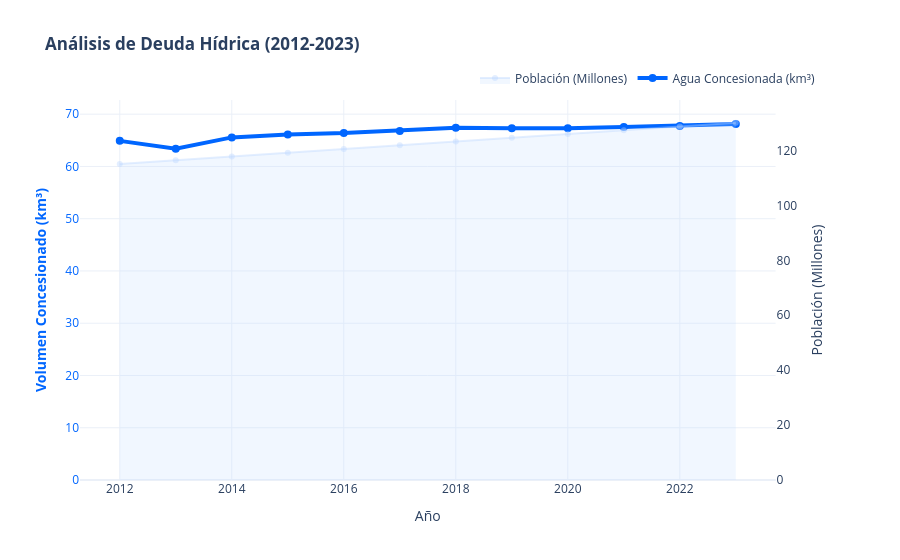

This figure's notebook cell:
### Code cell
# Poblacion vs concesiones
# NOTA: Se uso proyeccion de datos para las poblaciones porque el inegi solo cuenta con informacion del 210 y 2020
# 1. CARGA DE DATOS DE AGUA (6.4.2)
path_agua = '../datos/6N.2.1_es/conjunto_de_datos/6n.2.1_dc_1215_es.csv'
df_ind = pd.read_csv(path_agua, encoding='latin1', sep=None, engine='python')
df_ind.columns = [c.strip() for c in df_ind.columns]
df_ind = df_ind.iloc[:, [0, 1]].dropna()
df_ind.columns = ['Anio', 'Volumen_km3']

# 2. CARGA DE POBLACIÓN (Búsqueda dinámica en el Excel)
path_pop = '../datos/Poblacion/Poblacion_01-2.xlsx'
df_pop_raw = pd.read_excel(path_pop, sheet_name='Tabulado', header=None)

# Localizamos la fila de "Estados Unidos Mexicanos"
mask = df_pop_raw.apply(lambda row: row.astype(str).str.contains("Estados Unidos Mexicanos", case=False, na=False).any(), axis=1)
fila_nacional = df_pop_raw[mask]

if not fila_nacional.empty:
    def clean_num(val):
        return float(str(val).replace('\xa0', '').replace(' ', '').replace(',', ''))

    # Totales de 2010 (Col 5) y 2020 (Col 8) para la tendencia
    pop_2010 = clean_num(fila_nacional.iloc[0, 5])
    pop_2020 = clean_num(fila_nacional.iloc[0, 8])

    # 3. PROYECCIÓN DESDE 2012
    tasa_crecimiento = (pop_2020 - pop_2010) / 10
    años_grafica = list(range(2012, int(df_ind['Anio'].max()) + 1))
    df_pob = pd.DataFrame({'Anio': años_grafica})
    df_pob['Poblacion'] = pop_2010 + (df_pob['Anio'] - 2010) * tasa_crecimiento

    # Filtramos agua para empezar en 2012
    df_ind = df_ind[df_ind['Anio'] >= 2012].sort_values('Anio')

    # 4. CREACIÓN DE LA GRÁFICA
    fig = make_subplots(specs=[[{"secondary_y": True}]])

    # Fondo: Población (Eje Y Secundario)
    fig.add_trace(
        go.Scatter(
            x=df_pob['Anio'], y=df_pob['Poblacion'] / 1e6,
            fill='tozeroy', name='Población (Millones)',
            fillcolor='rgba(184, 212, 255, 0.2)', line=dict(color='rgba(184, 212, 255, 0.4)')
        ),
        secondary_y=True
    )

    # Frente: Concesiones (Eje Y Primario)
    fig.add_trace(
        go.Scatter(
            x=df_ind['Anio'], y=df_ind['Volumen_km3'],
            mode='lines+markers', name='Agua Concesionada (km³)',
            line=dict(color='#0066FF', width=4), marker=dict(size=8)
        ),
        secondary_y=False
    )

    # 5. CONFIGURACIÓN DE EJES (INICIO EN 0)
    fig.update_layout(
        title='<b>Análisis de Deuda Hídrica (2012-2023)</b>',
        xaxis_title='Año', template='plotly_white', hovermode='x unified',
        legend=dict(orientation="h", yanchor="bottom", y=1.02, xanchor="right", x=1)
    )

    # Eje Primario (Azul - Izquierda)
    fig.update_yaxes(
        title_text="<b>Volumen Concesionado (km³)</b>", 
        color="#0066FF", 
        secondary_y=False,
        rangemode="tozero" # <--- ESTO FUERZA EL 0
    )

    # Eje Secundario (Gris - Derecha)
    fig.update_yaxes(
        title_text="Población (Millones)", 
        secondary_y=True, 
        showgrid=False,
        rangemode="tozero" # <--- ESTO FUERZA EL 0
    )

    fig.show()

### Figure 1 — Plotly figure (JSON) as saved in the notebook; plotly's stock layout.template omitted (floating-point values rounded to 4 significant figures)
{"data": [{"fill": "tozeroy", "fillcolor": "rgba(184, 212, 255, 0.2)", "line": {"color": "rgba(184, 212, 255, 0.4)"}, "name": "Población (Millones)", "type": "scatter", "x": [2012, 2013, 2014, 2015, 2016, 2017, 2018, 2019, 2020, 2021, 2022, 2023], "xaxis": "x", "y": [115.1, 116.4, 117.8, 119.2, 120.5, 121.9, 123.3, 124.6, 126.0, 127.4, 128.7, 130.1], "yaxis": "y2"}, {"line": {"color": "#0066FF", "width": 4}, "marker": {"size": 8}, "mode": "lines+markers", "name": "Agua Concesionada (km³)", "type": "scatter", "x": [2012, 2013, 2014, 2015, 2016, 2017, 2018, 2019, 2020, 2021, 2022, 2023], "xaxis": "x", "y": [64.89, 63.38, 65.56, 66.1, 66.38, 66.8, 67.4, 67.29, 67.29, 67.54, 67.75, 68.12], "yaxis": "y"}], "layout": {"hovermode": "x unified", "legend": {"orientation": "h", "x": 1, "xanchor": "right", "y": 1.02, "yanchor": "bottom"}, "title": {"text": "<b>Análisis de Deuda Hídrica (2012-2023)</b>"}, "xaxis": {"anchor": "y", "domain": [0, 0.94], "title": {"text": "Año"}}, "yaxis": {"anchor": "x", "color": "#0066FF", "domain": [0, 1], "rangemode": "tozero", "title": {"text": "<b>Volumen Concesionado (km³)</b>"}}, "yaxis2": {"anchor": "x", "overlaying": "y", "rangemode": "tozero", "showgrid": false, "side": "right", "title": {"text": "Población (Millones)"}}}}
